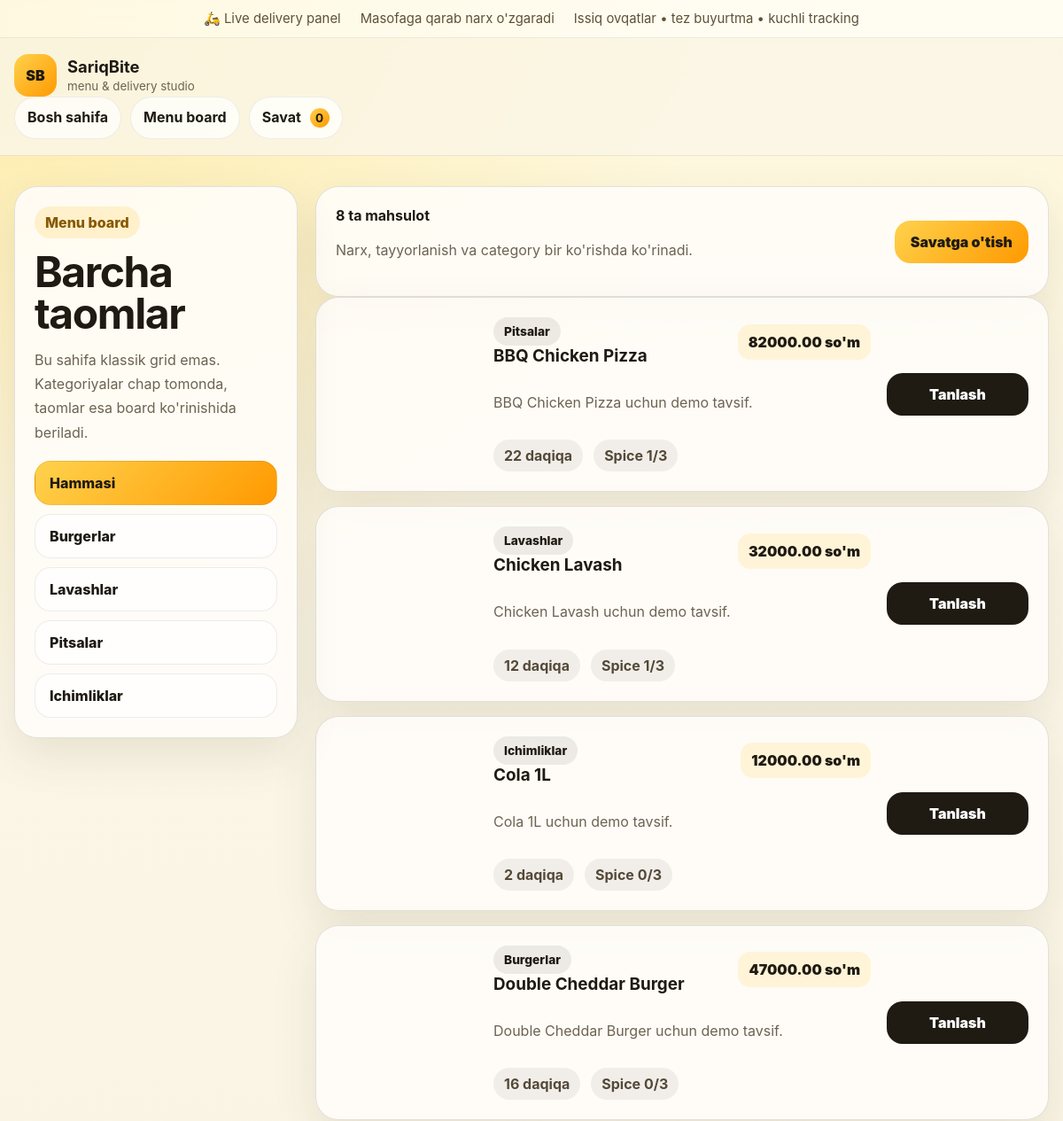
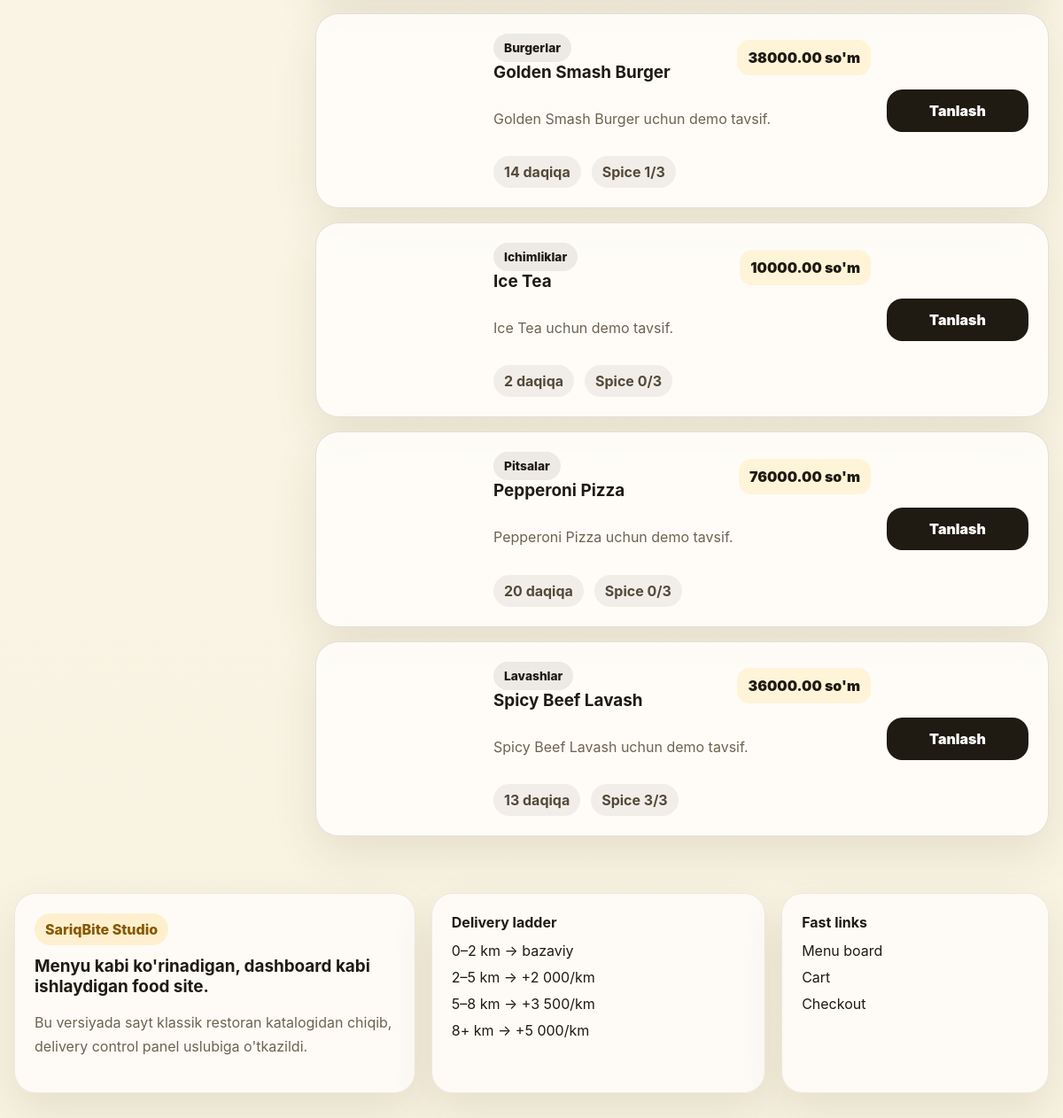
The app's page /menu/ with its own data (2 pictures, top to bottom).
### apps/catalog/models.py (models this page shows, shortened)
class Category(models.Model):
    name = models.CharField(max_length=120)
    slug = models.SlugField(unique=True)
    description = models.TextField(blank=True)
    image_url = models.URLField(blank=True)
    sort_order = models.PositiveIntegerField(default=0)
    class Meta:
        ordering = ["sort_order", "name"]
        verbose_name_plural = "categories"

class Product(models.Model):
    category = models.ForeignKey(Category, on_delete=models.CASCADE, related_name="products")
    name = models.CharField(max_length=140)
    slug = models.SlugField(unique=True)
    description = models.TextField(blank=True)
    price = models.DecimalField(max_digits=12, decimal_places=2)
    image_url = models.URLField(blank=True)
    prep_minutes = models.PositiveIntegerField(default=20)
    spice_level = models.PositiveIntegerField(default=0)
    is_featured = models.BooleanField(default=False)
    is_active = models.BooleanField(default=True)
    class Meta:
        ordering = ["name"]
    def get_absolute_url(self):
        return reverse("catalog:product_detail", kwargs={"slug": self.slug})

### apps/catalog/views.py (the view)
# urls.py: path("menu/", views.menu, name="menu"),
def menu(request):
    categories = Category.objects.all()
    category_slug = request.GET.get("category")
    products = Product.objects.filter(is_active=True).select_related("category")
    active_category = None
    if category_slug:
        active_category = get_object_or_404(Category, slug=category_slug)
        products = products.filter(category=active_category)
    return render(request, "catalog/menu.html", {
        "categories": categories,
        "products": products,
        "active_category": active_category,
    })

### apps/orders/cart.py (called while the page is built, shortened)
def get_cart(request):
    return request.session.get(SESSION_KEY, {})

def cart_summary(request):
    cart = get_cart(request)
    items = []
    subtotal = Decimal("0")
    return {
        "items": items,
        "count": sum(item["quantity"] for item in items),
        "subtotal": subtotal,
    }

### apps/orders/context_processors.py (called while the page is built)
def cart_summary(request):
    return {"cart_summary": build_cart_summary(request)}

### templates/catalog/menu.html (shortened to what this page needs)
{% extends 'base.html' %}
{% block content %}
<section class="container section-lg">
  <div class="menu-board">
    <aside class="menu-sidebar panel">
      <span class="eyebrow">Menu board</span>
      <h1>{% if active_category %}{{ active_category.name }}{% else %}Barcha taomlar{% endif %}</h1>
      <p class="lead">Bu sahifa klassik grid emas. Kategoriyalar chap tomonda, taomlar esa board ko'rinishida beriladi.</p>
      <div class="sidebar-links">
        <a class="side-link {% if not active_category %}active{% endif %}" href="/menu/">Hammasi</a>
        {% for category in categories %}
        <a class="side-link {% if active_category and active_category.id == category.id %}active{% endif %}" href="/menu/?category={{ category.slug }}">{{ category.name }}</a>
        {% endfor %}
      </div>
    </aside>
    <div class="menu-content">
      <div class="menu-toolbar panel row between center wrap gap-12">
        <div>
          <strong>{{ products|length }} ta mahsulot</strong>
          <p class="muted">Narx, tayyorlanish va category bir ko'rishda ko'rinadi.</p>
        </div>
        <a href="/orders/cart/" class="btn btn-primary">Savatga o'tish</a>
      </div>
      <div class="board-list">
        {% for product in products %}
        <article class="board-item panel">
          <div class="board-thumb" style="background-image:url('{{ product.image_url }}')"></div>
          <div class="board-copy">
            <div class="row between center wrap gap-12">
              <div>
                <span class="tiny-badge">{{ product.category.name }}</span>
                <h3>{{ product.name }}</h3>
              </div>
              <strong class="price-tag large">{{ product.price }} so'm</strong>
            </div>
            <p>{{ product.description|truncatechars:120 }}</p>
            <div class="board-meta row wrap gap-12 center">
              <span class="meta-chip">{{ product.prep_minutes }} daqiqa</span>
              <span class="meta-chip">Spice {{ product.spice_level }}/3</span>
            </div>
          </div>
          <div class="board-action">
            <a class="btn btn-dark full" href="{{ product.get_absolute_url }}">Tanlash</a>
          </div>
        </article>
        {% empty %}
          <div class="panel"><p>Mahsulot topilmadi.</p></div>
        {% endfor %}
      </div>
    </div>
  </div>
</section>
{% endblock %}

### templates/base.html (shortened to what this page needs)
{% load static %}
<!DOCTYPE html>
<html lang="uz">
<head>
  <link rel="stylesheet" href="{% static 'css/site.css' %}">
</head>
<body>
  <div class="notice-bar">
    <div class="container notice-wrap">
      <span>🛵 Live delivery panel</span>
      <span>Masofaga qarab narx o'zgaradi</span>
      <span>Issiq ovqatlar • tez buyurtma • kuchli tracking</span>
    </div>
  </div>
  <header class="site-header">
    <div class="container shell between center wrap gap-16">
      <a class="brandmark" href="/">
        <span class="brand-icon">SB</span>
        <span>
          <strong>SariqBite</strong>
          <small>menu & delivery studio</small>
        </span>
      </a>
      <nav class="main-nav">
        <a href="/">Bosh sahifa</a>
        <a href="/menu/">Menu board</a>
        <a href="/orders/cart/">Savat <span class="nav-pill">{{ cart_summary.count }}</span></a>
      </nav>
    </div>
  </header>
  <main>
    {% block content %}{% endblock %}
  </main>
  <footer class="site-footer">
    <div class="container footer-grid">
      <div class="footer-card footer-brand">
        <span class="eyebrow">SariqBite Studio</span>
        <h3>Menyu kabi ko'rinadigan, dashboard kabi ishlaydigan food site.</h3>
        <p>Bu versiyada sayt klassik restoran katalogidan chiqib, delivery control panel uslubiga o'tkazildi.</p>
      </div>
      <div class="footer-card">
        <h4>Delivery ladder</h4>
        <ul class="plain-list">
          <li>0–2 km → bazaviy</li>
          <li>2–5 km → +2 000/km</li>
          <li>5–8 km → +3 500/km</li>
          <li>8+ km → +5 000/km</li>
        </ul>
      </div>
      <div class="footer-card">
        <h4>Fast links</h4>
        <ul class="plain-list">
          <li><a href="/menu/">Menu board</a></li>
          <li><a href="/orders/cart/">Cart</a></li>
          <li><a href="/orders/checkout/">Checkout</a></li>
        </ul>
      </div>
    </div>
  </footer>
</body>
</html>

### records on screen
Category: name "Burgerlar"
Category: name "Lavashlar"
Category: name "Pitsalar"
Category: name "Ichimliklar"
Product: category.name "Pitsalar", name "BBQ Chicken Pizza", price "82000.00", description "BBQ Chicken Pizza uchun demo tavsif.", prep_minutes "22", spice_level "1"
Product: category.name "Lavashlar", name "Chicken Lavash", price "32000.00", description "Chicken Lavash uchun demo tavsif.", prep_minutes "12", spice_level "1"
Product: category.name "Ichimliklar", name "Cola 1L", price "12000.00", description "Cola 1L uchun demo tavsif.", prep_minutes "2", spice_level "0"
Product: category.name "Burgerlar", name "Double Cheddar Burger", price "47000.00", description "Double Cheddar Burger uchun demo tavsif.", prep_minutes "16", spice_level "0"
Product: category.name "Burgerlar", name "Golden Smash Burger", price "38000.00", description "Golden Smash Burger uchun demo tavsif.", prep_minutes "14", spice_level "1"
Product: category.name "Ichimliklar", name "Ice Tea", price "10000.00", description "Ice Tea uchun demo tavsif.", prep_minutes "2", spice_level "0"
Product: category.name "Pitsalar", name "Pepperoni Pizza", price "76000.00", description "Pepperoni Pizza uchun demo tavsif.", prep_minutes "20", spice_level "0"
Product: category.name "Lavashlar", name "Spicy Beef Lavash", price "36000.00", description "Spicy Beef Lavash uchun demo tavsif.", prep_minutes "13", spice_level "3"

### other values on screen
{{ cart_summary.count }} "0"
{{ products|length }} "8"
